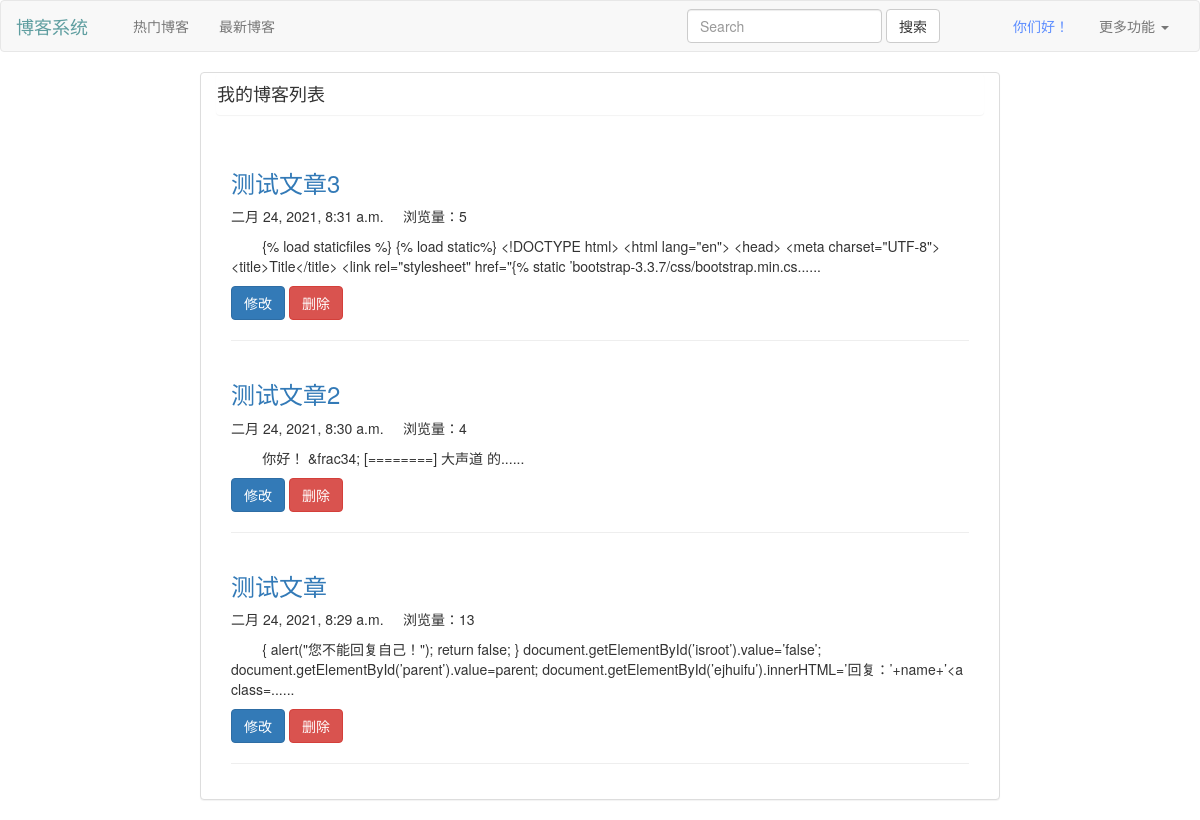
Screenshot of /user/userblog/ (signed in) with the database file from the repository.
### user/models.py (models this page shows, shortened)
class MyUser(AbstractUser): # 继承AbstractUser类，实际上django的User也是继承他，我们要做的就是用自己的类代替django自己的User
    name = models.CharField(u'昵称', max_length=32, blank=False, null=True)
    publicinfo=models.CharField(u'个性签名', max_length=32,blank=True, null=True,default='博主很懒，没有说什么')
    class Meta:
        verbose_name = u'用户信息'
        verbose_name_plural = u"用户信息"

### blog/models.py (models this page shows, shortened)
class Blog(models.Model):
    bloguser=models.ForeignKey(MyUser,related_name='bloguser',on_delete=models.CASCADE,verbose_name="博主")
    time=models.DateTimeField(verbose_name='发表时间', default = timezone.now)
    title=models.CharField(u'博客标题', max_length=32, blank=False,)
    bloginfo=models.TextField(u'博客说明', blank=True, null=True)
    blogtext = MDTextField(u'内容',config_name='default')
    viewnum=models.IntegerField(verbose_name='浏览量')
    class Meta:
        verbose_name = u'博客信息'
        verbose_name_plural = u"博客信息"

### user/views.py (the view)
# urls.py: path('userblog/',views.userblog,name='用户博客'),
def userblog(请求):
    if 请求.user.is_authenticated==False:
        return redirect('user:登录')
    bloglist = Blog.objects.filter(bloguser=请求.user).order_by('-pk')  # 发布的博客
    return render(请求, 'userblog.html', {'bloglist': bloglist})

### templates/userblog.html (shortened to what this page needs)
{% load static%}
<!DOCTYPE html>
<html lang="en">
<head>
    <link rel="stylesheet" href="{% static 'bootstrap-3.3.7/css/bootstrap.min.css' %}">
     </head>
<body>
<nav class="navbar navbar-default">
  <div class="container-fluid">
    <div class="navbar-header">
      <a class="navbar-brand" href="#" style="color:cadetblue">博客系统</a>
    </div>
    <div class="collapse navbar-collapse" id="bs-example-navbar-collapse-1">
      <div class="col-md-6">
          <ul class="nav navbar-nav">
        <li id="rm" ><a href="/?t=2">热门博客 <span class="sr-only">(current)</span></a></li>
        <li id="zx"><a href="/?t=1">最新博客</a></li>
      </ul>
      </div>
      <form class="navbar-form navbar-left" action="{% url 'blog:搜索博客' %}">
        <div class="form-group">
          <input type="text" name="key" class="form-control" placeholder="Search">
        </div>
        <button type="submit" class="btn btn-default">搜索</button>
      </form>
      <ul class="nav navbar-nav navbar-right">
        {% if user.is_authenticated %}
            <li><a style="color: #5c8dff" href="#">{{ user.name }}</a></li>
        <li class="dropdown">
          <a href="#" class="dropdown-toggle" data-toggle="dropdown" role="button" aria-haspopup="true" aria-expanded="false">更多功能 <span class="caret"></span></a>
        </li>
            {% else %}
            <li><a style="color: #669fa9" href="{% url 'user:登录' %}">请登录</a></li>
          {% endif %}
      </ul>
    </div>
  </div>
</nav>
    <div class="panel panel-default col-md-offset-2 col-md-8">
                    <div class="panel"><h4>我的博客列表</h4></div>
                    <div class="panel-body">
                        <div class="row">
                        {% if bloglist %}
                        {% for blog in bloglist %}
                            <div class="col-sm-6 col-md-12">
                    <div class="">
                      <div class="caption">
                        <h3><a target="_blank" style="text-decoration:none;" href="{% url 'blog:博客详情' %}?blogid={{ blog.pk }}">{{ blog.title }}</a> <br></h3>
                        <p>{{ blog.time }}&nbsp;&nbsp;&nbsp;&nbsp; 浏览量：{{ blog.viewnum }}&nbsp;&nbsp</p><p>&nbsp;&nbsp;&nbsp;&nbsp;&nbsp;&nbsp;&nbsp;&nbsp;{{ blog.bloginfo }}<p><a style="text-decoration:none;" href="{% url 'blog:修改博客' %}?blogid={{ blog.pk }}" class="btn btn-primary" role="button">修改</a> <a onclick="deleteblog(event)" href="{% url 'blog:删除博客' %}?blogid={{ blog.pk }}" class="btn btn-danger" role="button">删除</a></p>
                      </div>
                    </div>
                      <HR align=center width=100% color=#987cb9 SIZE=>
                  </div>
                            {% endfor %}
                            {% else %}
                            <h4 class="text-center">暂无博客,快去发表吧</h4>
                        {% endif %}
                </div>
                    </div>
                </div>
    <br><br><br><br><br>
</body>
</html>

### rows the page displays
MyUser: name "你们好！"
Blog: title "测试文章3", time "二月 24, 2021, 8:31 a.m.", viewnum "5", bloginfo "{% load staticfiles %} {% load static%} <!DOCTYPE html> <html lang=\"en\"> <head> <meta charset=\"UTF-8\"> <title>Title</title> <link rel=\"stylesheet\" href=\"{% static ’bootstrap-3.3.7/css/bootstrap.min.cs......"
Blog: title "测试文章2", time "二月 24, 2021, 8:30 a.m.", viewnum "4", bloginfo "你好！ &frac34; [========] 大声道 的......"
Blog: title "测试文章", time "二月 24, 2021, 8:29 a.m.", viewnum "13", bloginfo "{ alert(\"您不能回复自己！\"); return false; } document.getElementById(’isroot’).value=’false’; document.getElementById(’parent’).value=parent; document.getElementById(’ejhuifu’).innerHTML=’回复：’+name+’<a class=......"
